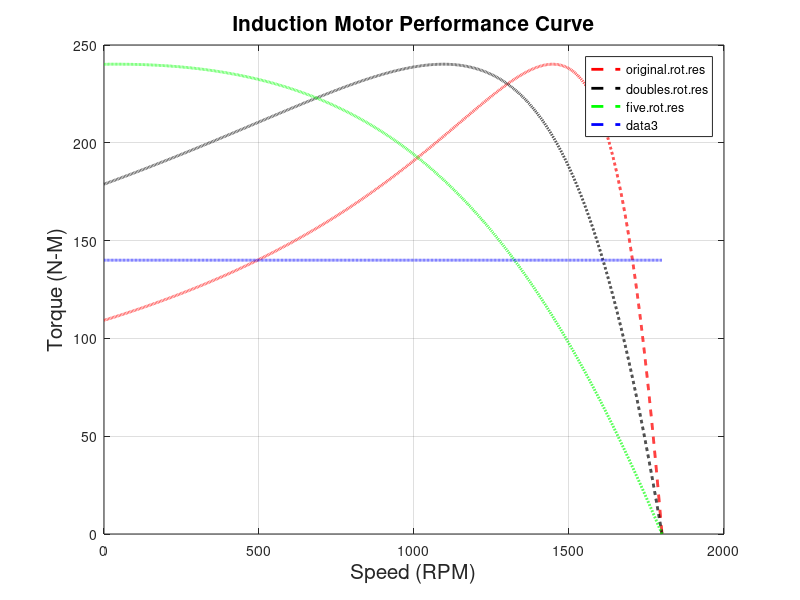

Reproduce this figure in MATLAB.
clear
clc
r1=0.641; % stator resistance ( ohm )
x1=1.106; % stator reactance ( ohm )
r2= 0.332; % rotor resistance ( ohm )
x2=0.464; % rotor reactance ( ohm )
xm=26.3; % magnetizing reactance ( ohm )
v_ph=460/sqrt(3); % phase voltage ( volt )
n_s=1800; 
w_s=2*pi*n_s/60; 


s = 0 : 0.0001 : 1; % slip
n_m = ( 1 - s ) * n_s; % rotor speed ( RPM )

for i=1:10001
 t(i) = ( 3* (v_ph^2) * (r2/s(i) ) ) / ( w_s * ( ( (r1+ (r2/s(i)) )^2) + (x1+x2)^2) );
 tl(i)=140;
end

for i=1:10001
 t1(i) = ( 3* (v_ph^2) * (2*r2/s(i) ) ) / ( w_s * ( ( (r1+((2*r2/s(i))) )^2) + (x1+x2)^2) );
end
for i=1:10001

 t2(i) = ( 3* (v_ph^2) * (5*r2/s(i) ) ) / ( w_s * ( ( (r1+((5*r2/s(i))) )^2) + (x1+x2)^2) );
end


plot(n_m,t,'r--','linewidth',2)
title({'Induction Motor Performance Curve'},'fontsize',15)
xlabel('Speed (RPM)','fontsize',15)
ylabel('Torque (N-M)','fontsize',15)
legend('original.rot.res','doubles.rot.res','five.rot.res')
grid on
hold on
plot(n_m,t1,'k--','linewidth',2),legend('original.rot.res','doubles.rot.res','five.rot.res')
hold on
plot(n_m,t2,'g--','linewidth',2),legend('original.rot.res','doubles.rot.res','five.rot.res')
hold on
plot(n_m,tl,'b--','lineWidth',2)
